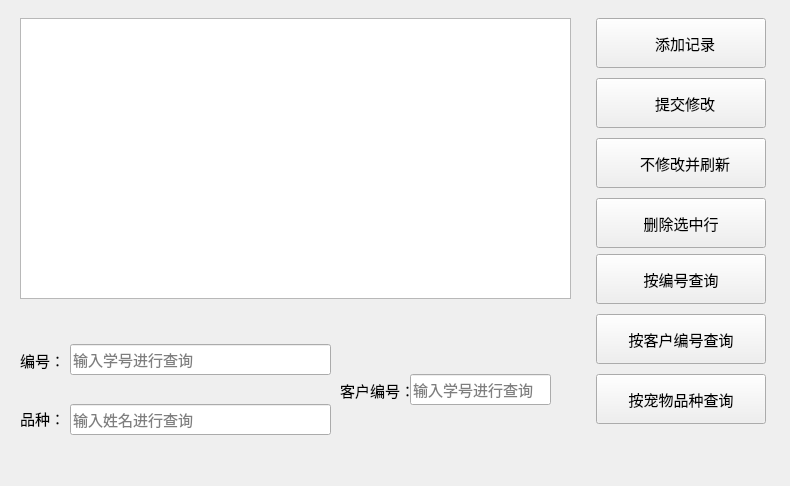
<?xml version="1.0" encoding="UTF-8"?>
<ui version="4.0">
 <class>order</class>
 <widget class="QWidget" name="order">
  <property name="geometry">
   <rect>
    <x>0</x>
    <y>0</y>
    <width>790</width>
    <height>486</height>
   </rect>
  </property>
  <property name="windowTitle">
   <string>Form</string>
  </property>
  <widget class="QPushButton" name="searchByNameBtn">
   <property name="geometry">
    <rect>
     <x>596</x>
     <y>314</y>
     <width>170</width>
     <height>50</height>
    </rect>
   </property>
   <property name="font">
    <font>
     <pointsize>11</pointsize>
    </font>
   </property>
   <property name="text">
    <string>按客户编号查询</string>
   </property>
  </widget>
  <widget class="QLineEdit" name="idSearchLineEdit">
   <property name="geometry">
    <rect>
     <x>70</x>
     <y>344</y>
     <width>261</width>
     <height>31</height>
    </rect>
   </property>
   <property name="font">
    <font>
     <pointsize>11</pointsize>
    </font>
   </property>
   <property name="layoutDirection">
    <enum>Qt::LeftToRight</enum>
   </property>
   <property name="echoMode">
    <enum>QLineEdit::Normal</enum>
   </property>
   <property name="placeholderText">
    <string>输入学号进行查询</string>
   </property>
  </widget>
  <widget class="QLabel" name="idLabel">
   <property name="geometry">
    <rect>
     <x>20</x>
     <y>350</y>
     <width>71</width>
     <height>21</height>
    </rect>
   </property>
   <property name="font">
    <font>
     <pointsize>11</pointsize>
    </font>
   </property>
   <property name="layoutDirection">
    <enum>Qt::LeftToRight</enum>
   </property>
   <property name="text">
    <string>编号：</string>
   </property>
  </widget>
  <widget class="QTableView" name="tableView">
   <property name="geometry">
    <rect>
     <x>20</x>
     <y>18</y>
     <width>551</width>
     <height>281</height>
    </rect>
   </property>
  </widget>
  <widget class="QPushButton" name="searchByperBtn">
   <property name="geometry">
    <rect>
     <x>596</x>
     <y>374</y>
     <width>170</width>
     <height>50</height>
    </rect>
   </property>
   <property name="font">
    <font>
     <pointsize>11</pointsize>
    </font>
   </property>
   <property name="text">
    <string>按宠物品种查询</string>
   </property>
  </widget>
  <widget class="QPushButton" name="deleteBtn">
   <property name="geometry">
    <rect>
     <x>596</x>
     <y>198</y>
     <width>170</width>
     <height>50</height>
    </rect>
   </property>
   <property name="font">
    <font>
     <pointsize>11</pointsize>
    </font>
   </property>
   <property name="text">
    <string>删除选中行</string>
   </property>
  </widget>
  <widget class="QLineEdit" name="perSearchLineEdit">
   <property name="geometry">
    <rect>
     <x>410</x>
     <y>374</y>
     <width>141</width>
     <height>31</height>
    </rect>
   </property>
   <property name="font">
    <font>
     <pointsize>11</pointsize>
    </font>
   </property>
   <property name="layoutDirection">
    <enum>Qt::LeftToRight</enum>
   </property>
   <property name="echoMode">
    <enum>QLineEdit::Normal</enum>
   </property>
   <property name="placeholderText">
    <string>输入学号进行查询</string>
   </property>
  </widget>
  <widget class="QPushButton" name="addBtn">
   <property name="geometry">
    <rect>
     <x>596</x>
     <y>18</y>
     <width>170</width>
     <height>50</height>
    </rect>
   </property>
   <property name="font">
    <font>
     <pointsize>11</pointsize>
    </font>
   </property>
   <property name="text">
    <string>  添加记录</string>
   </property>
  </widget>
  <widget class="QPushButton" name="undoBtn">
   <property name="enabled">
    <bool>true</bool>
   </property>
   <property name="geometry">
    <rect>
     <x>596</x>
     <y>138</y>
     <width>170</width>
     <height>50</height>
    </rect>
   </property>
   <property name="font">
    <font>
     <pointsize>11</pointsize>
    </font>
   </property>
   <property name="text">
    <string>  不修改并刷新</string>
   </property>
  </widget>
  <widget class="QPushButton" name="modifyBtn">
   <property name="geometry">
    <rect>
     <x>596</x>
     <y>78</y>
     <width>170</width>
     <height>50</height>
    </rect>
   </property>
   <property name="font">
    <font>
     <pointsize>11</pointsize>
    </font>
   </property>
   <property name="text">
    <string>  提交修改</string>
   </property>
  </widget>
  <widget class="QPushButton" name="searchByIdBtn">
   <property name="geometry">
    <rect>
     <x>596</x>
     <y>254</y>
     <width>170</width>
     <height>50</height>
    </rect>
   </property>
   <property name="font">
    <font>
     <pointsize>11</pointsize>
    </font>
   </property>
   <property name="text">
    <string>按编号查询</string>
   </property>
  </widget>
  <widget class="QLabel" name="nameLabel">
   <property name="geometry">
    <rect>
     <x>20</x>
     <y>408</y>
     <width>71</width>
     <height>21</height>
    </rect>
   </property>
   <property name="font">
    <font>
     <pointsize>11</pointsize>
    </font>
   </property>
   <property name="layoutDirection">
    <enum>Qt::LeftToRight</enum>
   </property>
   <property name="text">
    <string>品种：</string>
   </property>
  </widget>
  <widget class="QLineEdit" name="nameSearchLineEdit">
   <property name="geometry">
    <rect>
     <x>70</x>
     <y>404</y>
     <width>261</width>
     <height>31</height>
    </rect>
   </property>
   <property name="font">
    <font>
     <pointsize>11</pointsize>
    </font>
   </property>
   <property name="layoutDirection">
    <enum>Qt::LeftToRight</enum>
   </property>
   <property name="echoMode">
    <enum>QLineEdit::Normal</enum>
   </property>
   <property name="placeholderText">
    <string>输入姓名进行查询</string>
   </property>
  </widget>
  <widget class="QLabel" name="valueLabel">
   <property name="geometry">
    <rect>
     <x>340</x>
     <y>380</y>
     <width>71</width>
     <height>21</height>
    </rect>
   </property>
   <property name="font">
    <font>
     <pointsize>11</pointsize>
    </font>
   </property>
   <property name="layoutDirection">
    <enum>Qt::LeftToRight</enum>
   </property>
   <property name="text">
    <string>客户编号：</string>
   </property>
  </widget>
 </widget>
 <resources/>
 <connections/>
</ui>
